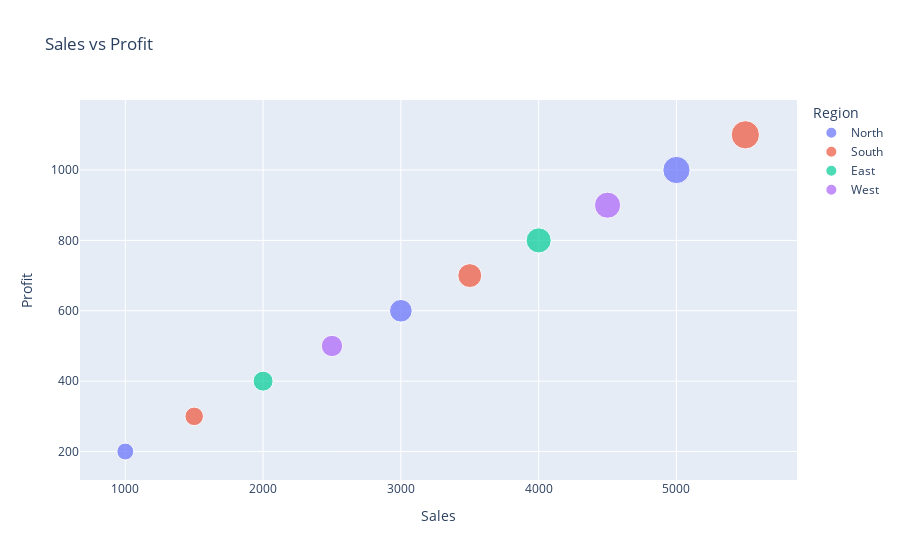

Notebook cell for this chart:
### Code cell
fig = px.scatter(df, x='Sales',y='Profit',title='Sales vs Profit',color='Region',size='Quantity',hover_data=['Product'])
fig.show()

### Figure 1 — Plotly figure (JSON) as saved in the notebook; plotly's stock layout.template omitted (floating-point values rounded to 4 significant figures)
{"data": [{"customdata": [["Product A"], ["Product B"], ["Product C"]], "hovertemplate": "Region=North<br>Sales=%{x}<br>Profit=%{y}<br>Quantity=%{marker.size}<br>Product=%{customdata[0]}<extra></extra>", "legendgroup": "North", "marker": {"color": "#636efa", "size": [50, 90, 130], "sizemode": "area", "sizeref": 0.35, "symbol": "circle"}, "mode": "markers", "name": "North", "orientation": "v", "showlegend": true, "type": "scatter", "x": [1000, 3000, 5000], "xaxis": "x", "y": [200, 600, 1000], "yaxis": "y"}, {"customdata": [["Product B"], ["Product C"], ["Product A"]], "hovertemplate": "Region=South<br>Sales=%{x}<br>Profit=%{y}<br>Quantity=%{marker.size}<br>Product=%{customdata[0]}<extra></extra>", "legendgroup": "South", "marker": {"color": "#EF553B", "size": [60, 100, 140], "sizemode": "area", "sizeref": 0.35, "symbol": "circle"}, "mode": "markers", "name": "South", "orientation": "v", "showlegend": true, "type": "scatter", "x": [1500, 3500, 5500], "xaxis": "x", "y": [300, 700, 1100], "yaxis": "y"}, {"customdata": [["Product C"], ["Product A"]], "hovertemplate": "Region=East<br>Sales=%{x}<br>Profit=%{y}<br>Quantity=%{marker.size}<br>Product=%{customdata[0]}<extra></extra>", "legendgroup": "East", "marker": {"color": "#00cc96", "size": [70, 110], "sizemode": "area", "sizeref": 0.35, "symbol": "circle"}, "mode": "markers", "name": "East", "orientation": "v", "showlegend": true, "type": "scatter", "x": [2000, 4000], "xaxis": "x", "y": [400, 800], "yaxis": "y"}, {"customdata": [["Product A"], ["Product B"]], "hovertemplate": "Region=West<br>Sales=%{x}<br>Profit=%{y}<br>Quantity=%{marker.size}<br>Product=%{customdata[0]}<extra></extra>", "legendgroup": "West", "marker": {"color": "#ab63fa", "size": [80, 120], "sizemode": "area", "sizeref": 0.35, "symbol": "circle"}, "mode": "markers", "name": "West", "orientation": "v", "showlegend": true, "type": "scatter", "x": [2500, 4500], "xaxis": "x", "y": [500, 900], "yaxis": "y"}], "layout": {"legend": {"itemsizing": "constant", "title": {"text": "Region"}, "tracegroupgap": 0}, "title": {"text": "Sales vs Profit"}, "xaxis": {"anchor": "y", "domain": [0, 1], "title": {"text": "Sales"}}, "yaxis": {"anchor": "x", "domain": [0, 1], "title": {"text": "Profit"}}}}
